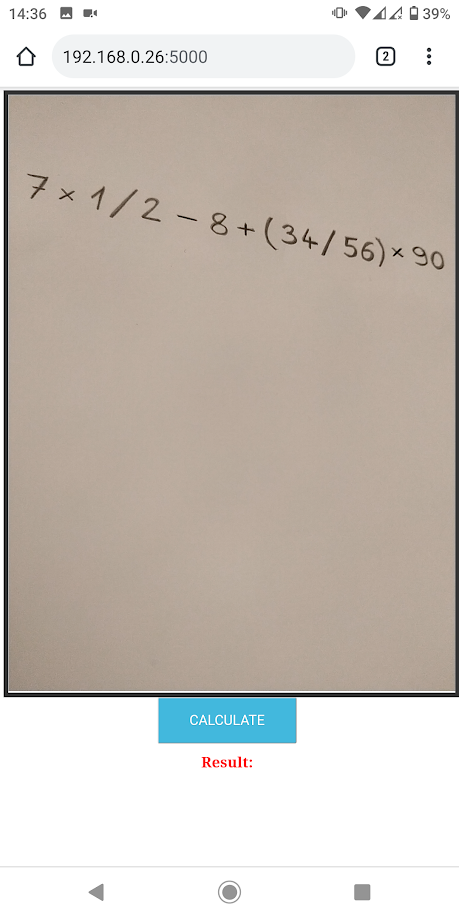
#> input picture web_app1.png, 459 x 918 px, given in place of slika_test.jpg, which was not available
$ jupyter execute --allow-errors character_detection_and_training.ipynb   (text cells are left out)
#> lines starting #> are read from the running program, lines starting #| are printed output that depends on the picture; after the words box and inside, x2 and y2 are one past the last pixel; in counts of white or black regions, pixels touching at a corner belong together; pictures that were not available may be replaced by others from this repository, and a replacement may not be noted
[cell 1]
import cv2
import numpy as np
import os
import pandas as pd
from sys import argv
import shutil

[cell 2]
# Reading input image
img = cv2.imread('slika_test.jpg', 0)
#> img: shape (918, 459); min 0, max 255, mean 194.2
img_original = img

h5_filename = 'cnn_math_exp_detection_9720_sgd.h5'

# Removing noise / preprocessing
img = cv2.GaussianBlur(img, (5, 5), 0)
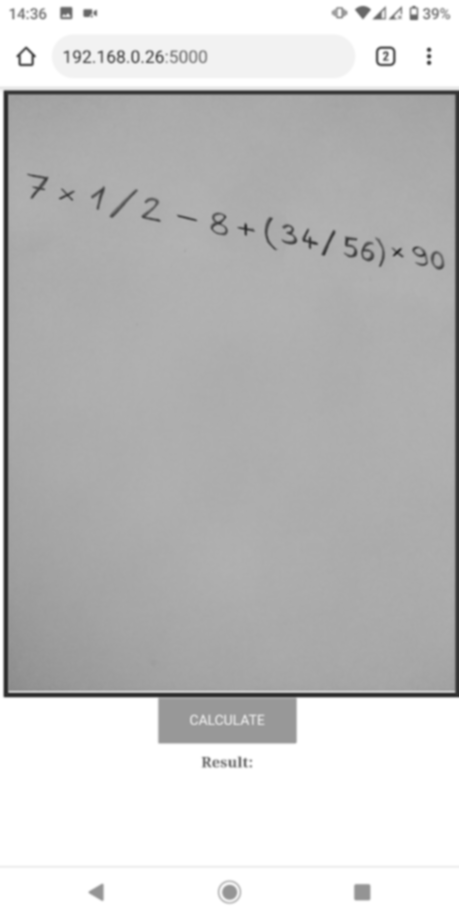
#> img: shape (918, 459); min 44, max 255, mean 194.2
img = cv2.bitwise_not(img)
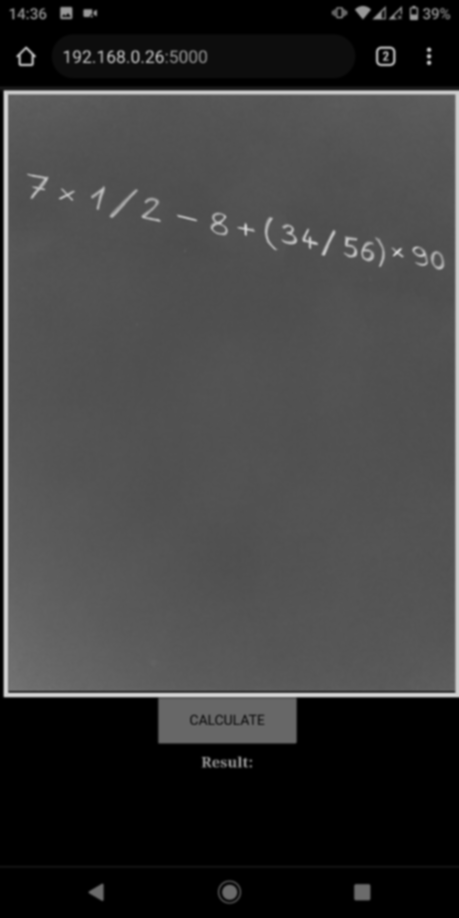
#> img: shape (918, 459); min 0, max 211, mean 60.8

# Using Morphological transformations for removing noise in the input image

# Kernel for erosion and dilation
kernel = np.ones((5,5),np.uint8)

# cv2.morphologyEx function sometimes works perfectly,
# but sometimes ruins the entire input
#img = cv2.morphologyEx(img, cv2.MORPH_OPEN, kernel, iterations=2)
img = cv2.threshold(img, 160, 255, cv2.THRESH_BINARY)[1]
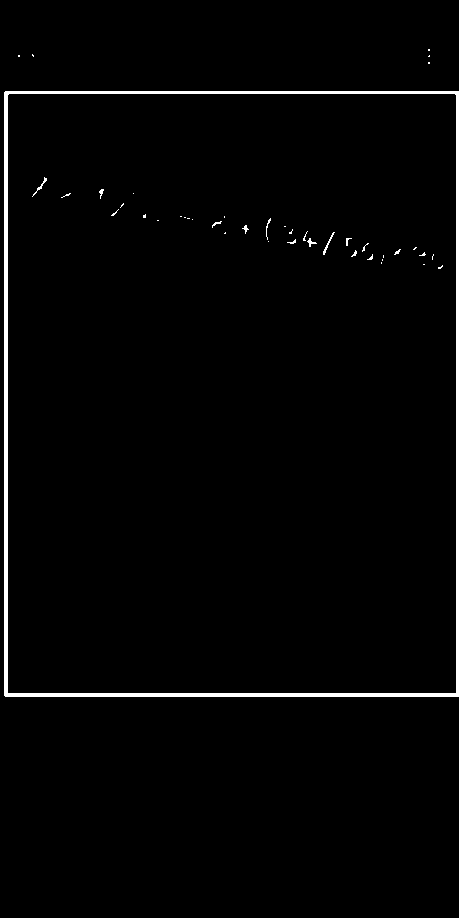
#> img: shape (918, 459); 1.9% white; 43 white regions (34 under 20 px), largest, box (x1, y1, x2, y2) and area: (4, 91, 459, 697) 7378, (323, 232, 335, 255) 50, (32, 177, 47, 197) 45
# Dilation mostly helps
img = cv2.dilate(img, kernel, iterations=1)
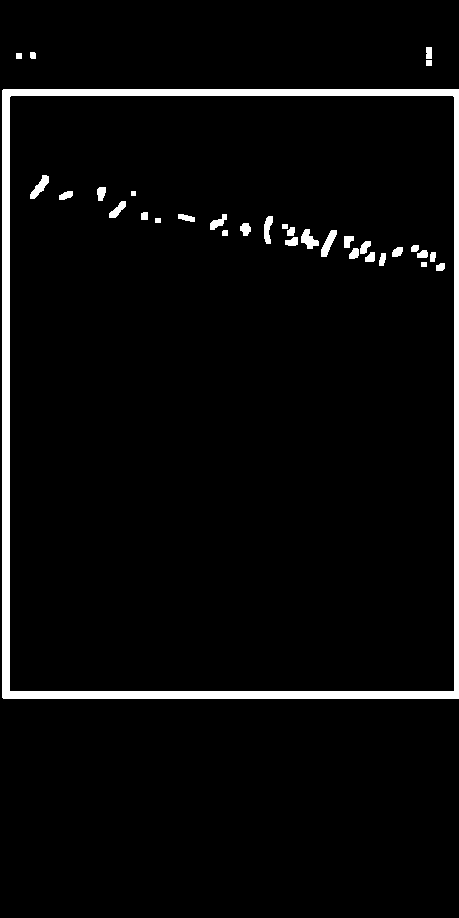
#> img: shape (918, 459); 4.1% white; 33 white regions

cv2.imwrite('input_image_processed.jpg', img)
#> Out = True

[cell 3]
def sort_contours(contours):
    # Sort contours from left to right
    boundingBoxes = [cv2.boundingRect(c) for c in contours]
    (cnts, boundingBoxes) = zip(*sorted(zip(contours, boundingBoxes),
        key=lambda b:b[1][0]))
    return (cnts, boundingBoxes)

# Find contours
contours, hierarchy = cv2.findContours(img,cv2.RETR_EXTERNAL,cv2.CHAIN_APPROX_SIMPLE)
#> contours = 5 contours; box (x1, y1, x2, y2) and area: (2, 89, 459, 699) 277703, (426, 47, 432, 59) 54, (30, 52, 36, 59) 29, (426, 60, 432, 66) 25, (16, 53, 22, 59) 25
contours, boundingBoxes = sort_contours(contours)
#> in sort_contours, `boundingBoxes = [cv2.boundingRect(c) for c in contours]`: boundingBoxes = [(2, 89, 457, 610), (426, 60, 6, 6), (16, 53, 6, 6), (30, 52, 6, 7), (426, 47, 6, 12)]
#> in sort_contours, `(cnts, boundingBoxes) = zip(*sorted(zip(contours, boundingBoxes), key=..`: cnts = 5 contours; box (x1, y1, x2, y2) and area: (2, 89, 459, 699) 277703, (426, 47, 432, 59) 54, (30, 52, 36, 59) 29, (16, 53, 22, 59) 25, (426, 60, 432, 66) 25; boundingBoxes = ((2, 89, 457, 610), (16, 53, 6, 6), (30, 52, 6, 7), (426, 60, 6, 6), (426, 47, 6, 12))
#> contours has the same summary as cnts in sort_contours

if os.path.isdir('test_image_unprepared'):
    shutil.rmtree('./test_image_unprepared')
os.mkdir('test_image_unprepared')

img_cnt= 0
for contour in contours:
    x,y,w,h = cv2.boundingRect(contour)
    # Take into consideration only contours bigger than 5x5,
    # to ignore noises
    if w>1 and h>1:
        # Save individual images

        if img_cnt >= 0:
            # Save unaltered cropped images
            cv2.imwrite('cropped_characters/' + str(img_cnt) + ".jpg", img_original[y:y+h,x:x+w])
            # Save modified cropped images for
            # further processing
            img_cropped = img[y:y+h,x:x+w]

            # If there are more than one contours found on one image
            # leave out only the biggest one and remove all smaller ones
            contours_cropped, hierarchy_cropped = cv2.findContours(img_cropped,cv2.RETR_EXTERNAL,cv2.CHAIN_APPROX_SIMPLE)

            # Index of current biggest contour
            biggest_contour_idx = 0

            # Find contour with biggest surface
            for cnt_crp_idx in range(len(contours_cropped)):
                xc,yc,wc,hc = cv2.boundingRect(contours_cropped[cnt_crp_idx])
                xcb,ycb,wcb,hcb = cv2.boundingRect(contours_cropped[biggest_contour_idx])
                if wc*hc > wcb*hcb:
                    biggest_contour_idx = cnt_crp_idx

            # Fill all smaller contour with solid black color
            # In other words: remove all smaller contours
            for cnt_crp_idx in range(len(contours_cropped)):
                if cnt_crp_idx != biggest_contour_idx:
                    xc,yc,wc,hc = cv2.boundingRect(contours_cropped[cnt_crp_idx])
                    img_shape = img_cropped[yc:yc+hc,xc:xc+wc].shape
                    img_cropped[yc:yc+hc,xc:xc+wc] = np.zeros(img_shape)

            # Save only the biggest contour to image
            xcb,ycb,wcb,hcb = cv2.boundingRect(contours_cropped[biggest_contour_idx])

            cv2.imwrite('test_image_unprepared/' + str(img_cnt) + ".jpg", img_cropped[ycb:ycb+hcb, xcb:xcb+wcb])

            #cv2.imshow('img', img[y:y+h,x:x+w])
            #cv2.waitKey(0)
            #cv2.destroyAllWindows()
        img_cnt += 1
#> this loop made 5 passes
#> (contour, x, y, w, h, contours_cropped, wcb, hcb) on passes 2, 4: ([[16, 53], [16, 58], [21, 58], [21, 53]], 16, 53, 6, 6, [[[0, 0], [0, 5], [5, 5], [5, 0]]], 6, 6), ([[426, 60], [426, 65], [431, 65], [431, 60]], 426, 60, 6, 6, [[[0, 0], [0, 5], [5, 5], [5, 0]]], 6, 6)
#> (x, y, w, h, wcb, hcb) on passes 1, 3, 5: (2, 89, 457, 610, 457, 610), (30, 52, 6, 7, 6, 7), (426, 47, 6, 12, 6, 12)
#> pass 1, `cv2.imwrite('cropped_characters/' + str(img_cnt) + ".jpg", img_origina..`:
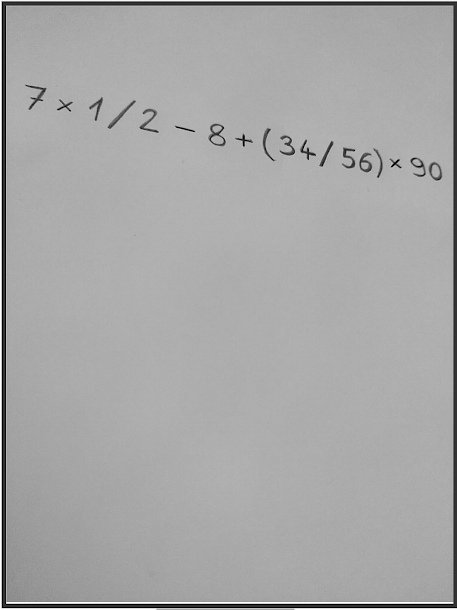
#> saved as 0.jpg: shape (610, 457); min 0, max 255, mean 167.4
#> pass 1, `img_cropped = img[y:y+h,x:x+w]`:
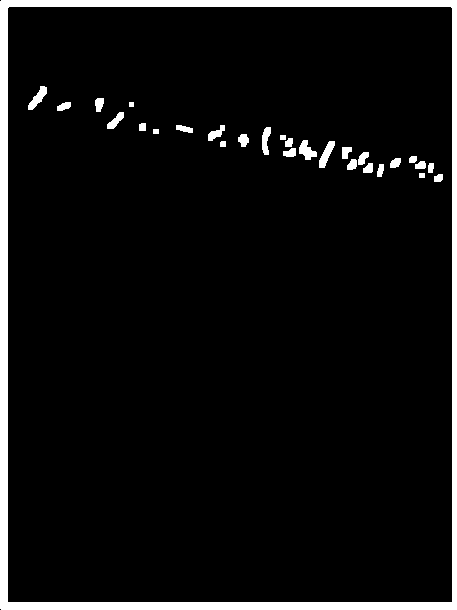
#> img_cropped: shape (610, 457); 6.1% white; 29 white regions, largest, box (x1, y1, x2, y2) and area: (0, 0, 457, 610) 14590, (319, 141, 335, 168) 206, (299, 140, 317, 160) 204
#> after the loop, img_cnt = 5

[cell 4]
# Image preprocessing
# [40 lines left out: function resizeAndPad, not called in this run]

# Input images need to match
# match MNIST dataset digits format (28x28)

# Create folder which will contain
# processed images ready for predicting
if os.path.isdir('test_images_prepared'):
    shutil.rmtree('test_images_prepared')
os.mkdir('test_images_prepared')
os.mkdir('test_images_prepared/all_classes')

for image_path in os.listdir('test_image_unprepared'):
    if '.jpg' not in image_path:
        continue
    # Read image in grayscale
    image = cv2.imread('test_image_unprepared/' + image_path, 0)

    # [10 lines of commented-out code are left out]
    image = cv2.threshold(image, 150, 255, cv2.THRESH_BINARY)[1]
    # Resize to 20x20 preserving aspect ratio
    image = resizeAndPad(image, (20, 20))
    # Pad the image so it ends up being 28x28
    # (just like MNIST dataset images are)
    image = cv2.copyMakeBorder(image, 4, 4, 4, 4, borderType=cv2.BORDER_CONSTANT)
    # Save the modified image
    #cv2.imshow('img', image)
    #cv2.waitKey(0)
    #cv2.destroyAllWindows()
    image_path_splitted = image_path.split('.')

    # Saving processed cropped characters ready to
    # be read by the generator
    cv2.imwrite('test_images_prepared/all_classes/' + image_path_splitted[0] + '_mnist' + '.' + image_path_splitted[1], image)

[cell 5]
# Implementing a character classifier
import tensorflow as tf
import pandas as pd
import keras
from tensorflow.keras.preprocessing.image import ImageDataGenerator

[cell 6]
train_dir = '.'

#> (the rest of this cell did not finish here and is left out)

[cell 7]
# Model
import keras
keras.backend.set_image_data_format('channels_first')
#> (this line was passed over: keras is not available in this run)

$ run again, on image_examples/example1.jpg
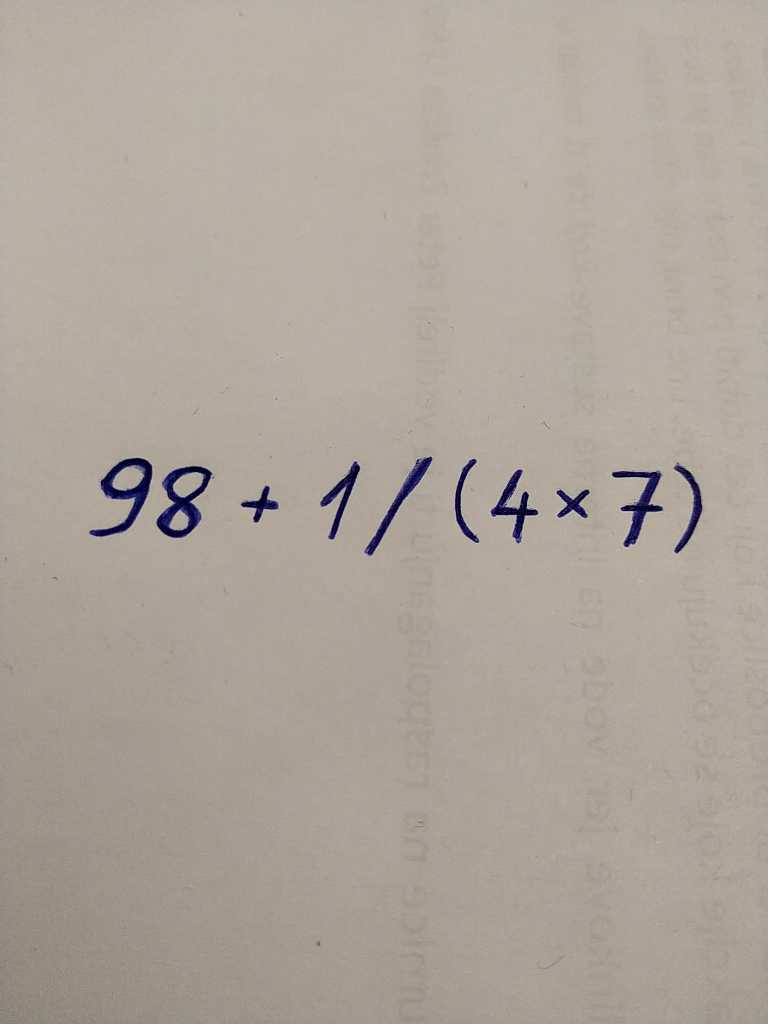
#> input picture image_examples/example1.jpg, 1536 x 2048 px, given in place of slika_test.jpg, which was not available (shown at 1/2 size)
#> `img = cv2.dilate(img, kernel, iterations=1)`:
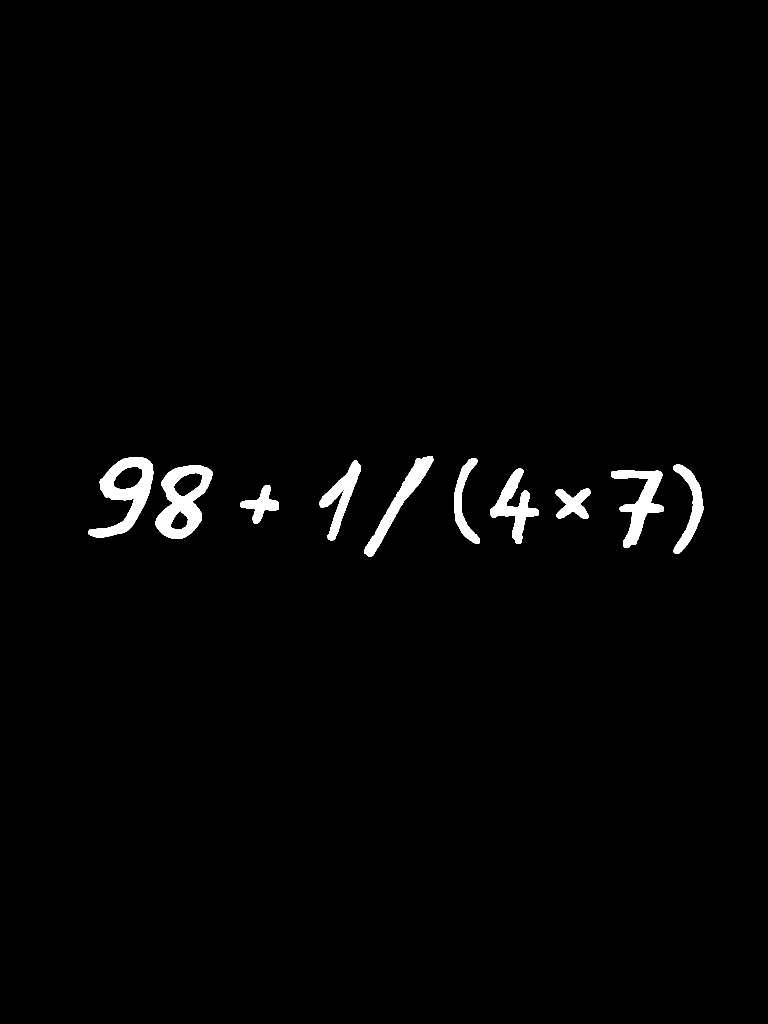
#> img: shape (2048, 1536) (shown at 1/2 size); 1.6% white; 10 white regions
#> Out = True
#> contours = 10 contours; largest, box (x1, y1, x2, y2) and area: (311, 930, 426, 1077) 10721, (177, 914, 307, 1075) 9824, (1222, 940, 1327, 1096) 5800, (728, 912, 867, 1113) 5094, (980, 937, 1078, 1088) 4823
#> in sort_contours, `boundingBoxes = [cv2.boundingRect(c) for c in contours]`: boundingBoxes = [(1111, 977, 70, 61), (480, 970, 78, 77), (1222, 940, 105, 156), (980, 937, 98, 151), (311, 930, 115, 147), (1347, 929, 60, 179), (639, 921, 83, 160), (908, 916, 52, 171), (177, 914, 130, 161), (728, 912, 139, 201)]
#> in sort_contours, `(cnts, boundingBoxes) = zip(*sorted(zip(contours, boundingBoxes), key=..`: cnts has the same summary as contours outside sort_contours; boundingBoxes = ((177, 914, 130, 161), (311, 930, 115, 147), (480, 970, 78, 77), (639, 921, 83, 160), (728, 912, 139, 201), (908, 916, 52, 171), (980, 937, 98, 151), (1111, 977, 70, 61), (1222, 940, 105, 156), (1347, 929, 60, 179))
#> the loop `for contour in contours:` made 10 passes
#> (x, y, w, h, wcb, hcb) on passes 1 to 8: (177, 914, 130, 161, 130, 161), (311, 930, 115, 147, 115, 147), (480, 970, 78, 77, 78, 77), (639, 921, 83, 160, 83, 160), (728, 912, 139, 201, 139, 201), (908, 916, 52, 171, 52, 171), (980, 937, 98, 151, 98, 151), (1111, 977, 70, 61, 70, 61)
#> after the loop `for contour in contours:`:
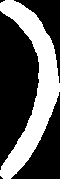
#> img_cropped: shape (179, 60); 35.5% white; 1 white region, box (x1, y1, x2, y2) and area: (0, 0, 60, 179) 3809
#> after the loop `for contour in contours:`: img_cnt = 10

$ run again, on image_examples/example2_with_all_chars_except_zero.jpg
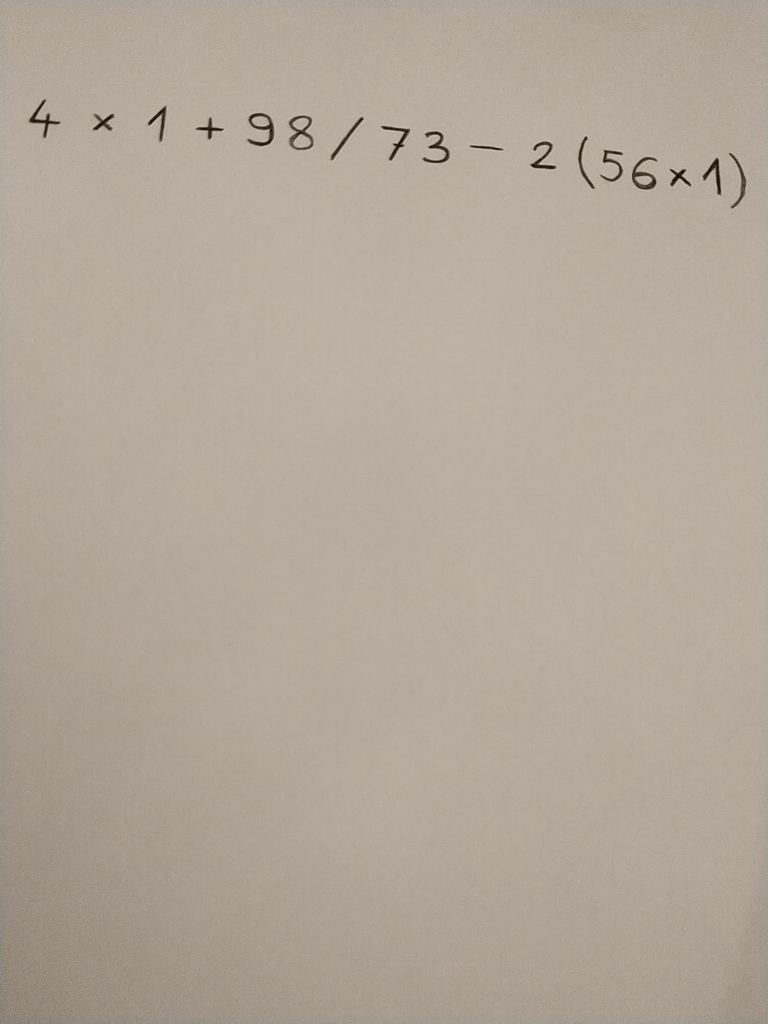
#> input picture image_examples/example2_with_all_chars_except_zero.jpg, 1536 x 2048 px, given in place of slika_test.jpg, which was not available (shown at 1/2 size)
#> `img = cv2.dilate(img, kernel, iterations=1)`:
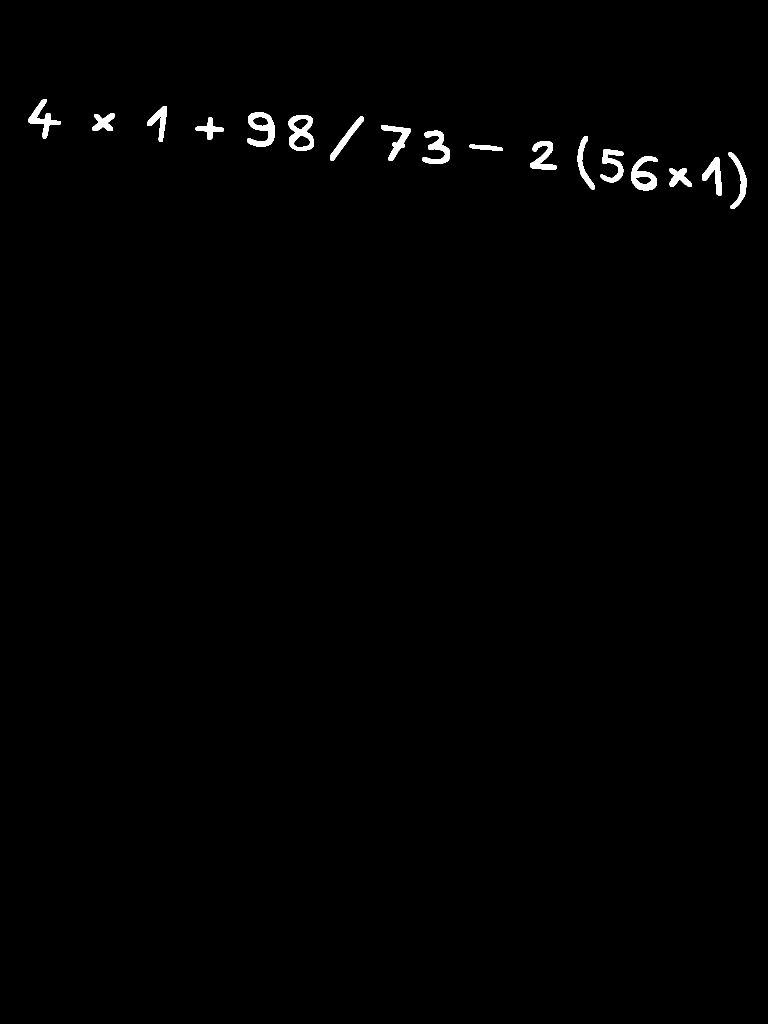
#> img: shape (2048, 1536) (shown at 1/2 size); 0.73% white; 17 white regions
#> Out = True
#> contours = 17 contours; largest, box (x1, y1, x2, y2) and area: (577, 230, 628, 301) 2820, (494, 225, 549, 294) 2222, (1263, 313, 1315, 381) 2078, (845, 261, 900, 328) 1535, (57, 198, 122, 277) 1410
#> in sort_contours, `boundingBoxes = [cv2.boundingRect(c) for c in contours]`: boundingBoxes = 17 items, first 6: (1339, 337, 44, 37), (1404, 315, 40, 76), (1263, 313, 52, 68), (1457, 305, 36, 113), (1201, 299, 46, 66), (939, 289, 67, 13)
#> in sort_contours, `(cnts, boundingBoxes) = zip(*sorted(zip(contours, boundingBoxes), key=..`: cnts has the same summary as contours outside sort_contours; boundingBoxes = 17 items, first 6: (57, 198, 65, 79), (185, 227, 44, 35), (295, 212, 39, 72), (391, 234, 57, 46), (494, 225, 55, 69), (577, 230, 51, 71)
#> the loop `for contour in contours:` made 17 passes
#> (x, y, w, h, contours_cropped, wcb, hcb) on passes 2, 4, 10, 15: (185, 227, 44, 35, 1 contour; box (x1, y1, x2, y2) and area: (0, 0, 44, 35) 876, 44, 35), (391, 234, 57, 46, 1 contour; box (x1, y1, x2, y2) and area: (0, 0, 57, 46) 796, 57, 46), (939, 289, 67, 13, 1 contour; box (x1, y1, x2, y2) and area: (0, 0, 67, 13) 474, 67, 13), (1339, 337, 44, 37, 1 contour; box (x1, y1, x2, y2) and area: (0, 0, 44, 37) 896, 44, 37)
#> after the loop `for contour in contours:`:
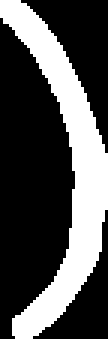
#> img_cropped: shape (113, 36) (shown 3 times larger); 31.5% white; 1 white region, box (x1, y1, x2, y2) and area: (0, 0, 36, 113) 1283
#> after the loop `for contour in contours:`: img_cnt = 17
